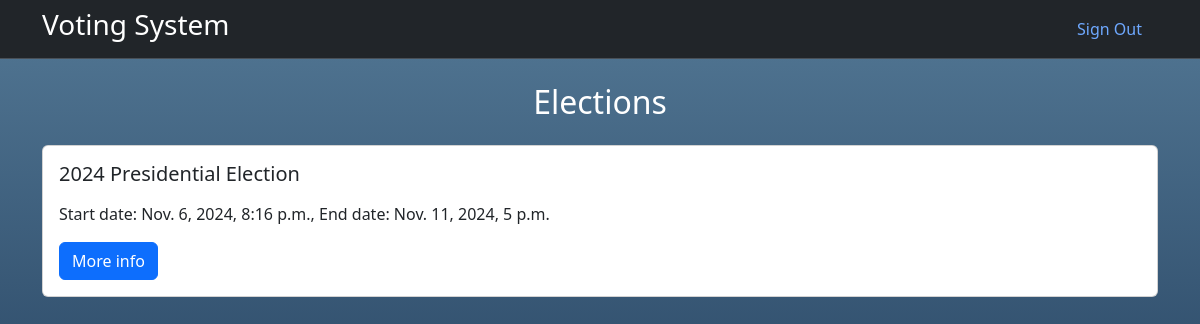
The app's page / (signed in), older data.
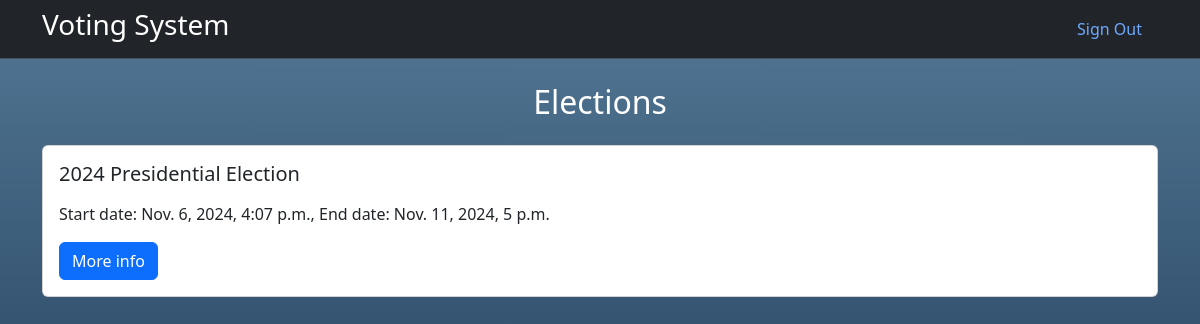
The same page, newer data.
### election/models.py (models this page shows, shortened)
class Election(models.Model):
    title = models.CharField(max_length=255)
    description = models.TextField(blank=True)
    start_date = models.DateTimeField()
    end_date = models.DateTimeField()
    created_at = models.DateTimeField(auto_now_add=True)

### election/views.py (the view)
# urls.py: path("", views.home, name="election_home"),
@login_required
def home(request):
    elections = models.Election.objects.all()
    context = {
        "elections": elections
    }
    return render(request, "election/home.html", context)

### election/templates/election/home.html (shortened to what this page needs)
{% extends 'election/base.html' %}
{% block content %}
{% for election in elections %}
<h2 style="text-align: center;">Elections</h2>
<div class="card mt-4">
    <div class="card-body">
      <h5 class="card-title">{{election.title}}</h5>
      <p>Start date: {{election.start_date}}, End date: {{election.end_date}}</p>
      <a href="{% url 'candidates' %}" class="btn btn-primary">More info</a>
    </div>
</div>
{% endfor %}
{% endblock content %}

### election/templates/election/base.html (shortened to what this page needs)
{% load static %}
<!DOCTYPE html>
<html lang="en">
  <head>
    <link
      href="https://cdn.jsdelivr.net/npm/bootstrap@5.3.3/dist/css/bootstrap.min.css"
      rel="stylesheet"
    />
    <link rel="stylesheet" href="{% static 'election/style.css' %}">
  </head>
  <body>
    <nav class="navbar bg-dark border-bottom border-body" data-bs-theme="dark"">
      <div class="container">
        <h3>Voting System</h3>
        <ul class="nav justify-content-end">
          <li class="nav-item">
            <a class="nav-link active" aria-current="page" href="{% url 'sign_out' %}">Sign Out</a>
          </li>
        </ul>
      </div>
    </nav>
    <div class="container mt-4">{% block content %} {% endblock %}</div>
  </body>
</html>

### election/static/election/style.css (style rules this page uses)
body { background-image: linear-gradient(to top, #09203f 0%, #537895 100%); background-size: cover; background-position: center; background-repeat: no-repeat; color: white; }
html, body { height: 100%; margin: 0; }

Row changes from the older to the newer data that the page shows:
changed Election: start_date "Nov. 6, 2024, 8:16 p.m." → "Nov. 6, 2024, 4:07 p.m."
